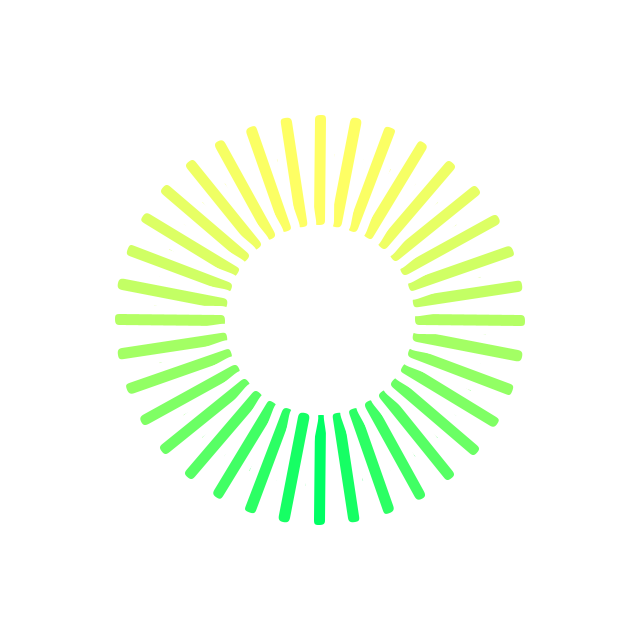
Frame 1 (no input)
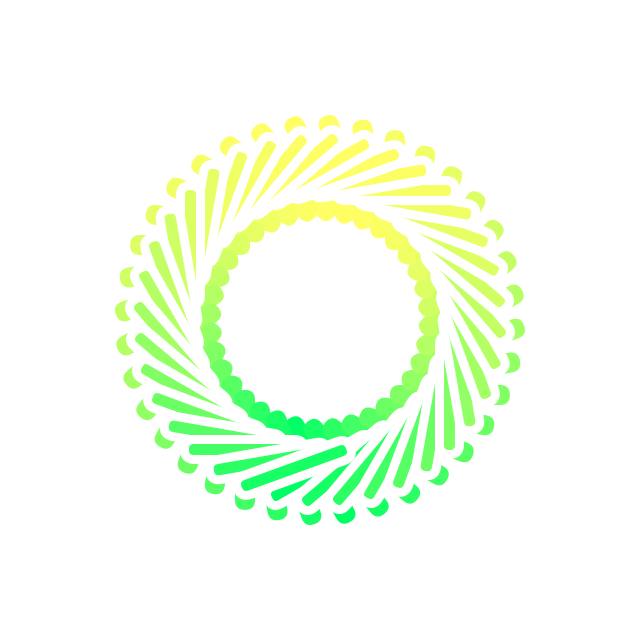
Frame 60 (the mouse pressed at the canvas centre just before this capture)
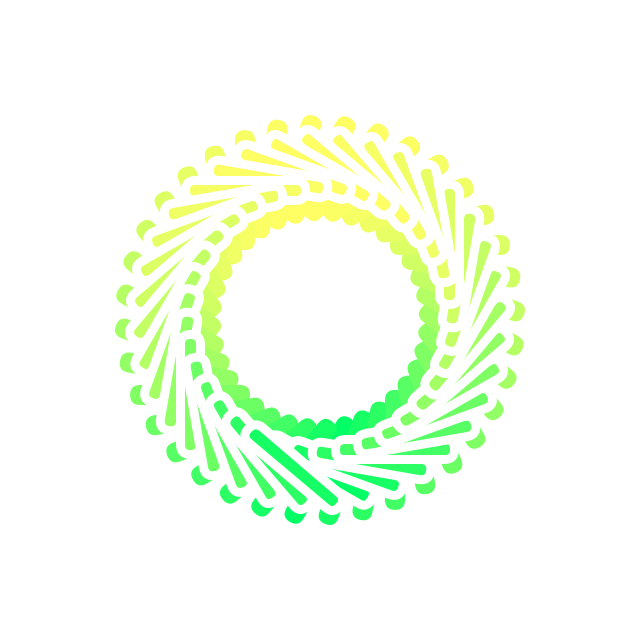
Frame 120 (the mouse held since frame 60 and released just before this capture)

The Processing sketch that drew these frames (run headless with seeded random() and noise(); from frame 60 on, the mouse is pressed at the canvas centre):

// Processing sketch: day8
// ── day8.pde
void setup(){
  size(640, 640);
  strokeWeight(9);
  rectMode(CENTER);
}

void draw(){
	background(255);
    translate(width/2, height/2);
    for(int i = 0; i < 360; i+=10){
        float x = sin(radians(i))*150;
        float y = cos(radians(i))*150;
        pushMatrix();
        translate(x, y);
		rotate(radians(-i+frameCount));
        noStroke();
    	fill(sin(radians(i/2))*255, 255, 100);
        rect(0, 0, 120, 20, 25);    
        popMatrix();
    }
  
 	for(int i = 0; i < 360; i+=10){
        float x = sin(radians(i))*150;
        float y = cos(radians(i))*150;
        pushMatrix();
        translate(x, y);
		rotate(radians(-i+frameCount+90));
        stroke(255);
    	fill(sin(radians(i/2))*255, 255, 100);
        rect(0, 0, 120, 20, 25);    
        popMatrix();
    }
}
